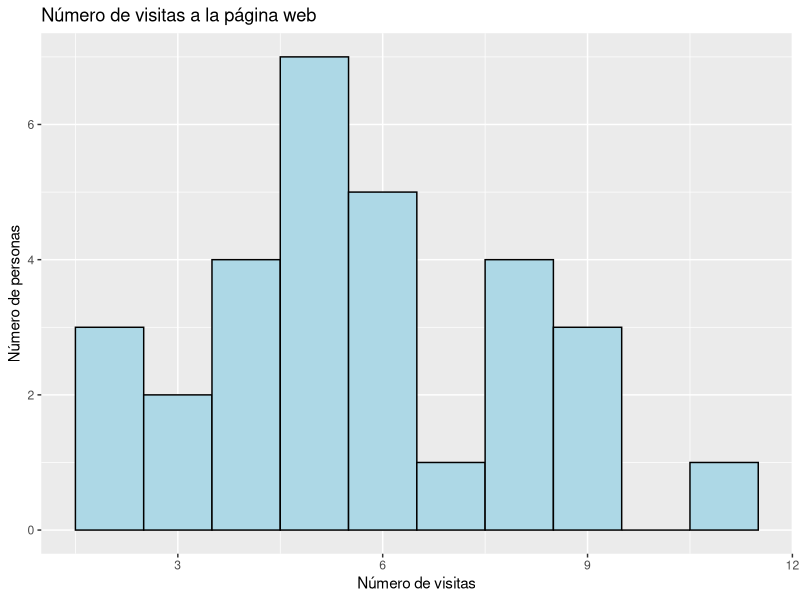

The R script that drew this image:
## ---- chunk 1
knitr::opts_chunk$set(echo = TRUE)
## ---- chunk 2
library(ggplot2)

set.seed(123)
visitas <- rpois(30, lambda = 5)

# histograma
ggplot(data.frame(visitas), aes(x = visitas)) +
  geom_histogram(binwidth = 1, fill = "lightblue", color = "black") +
  labs(title = "Número de visitas a la página web",
       x = "Número de visitas",
       y = "Número de personas")

